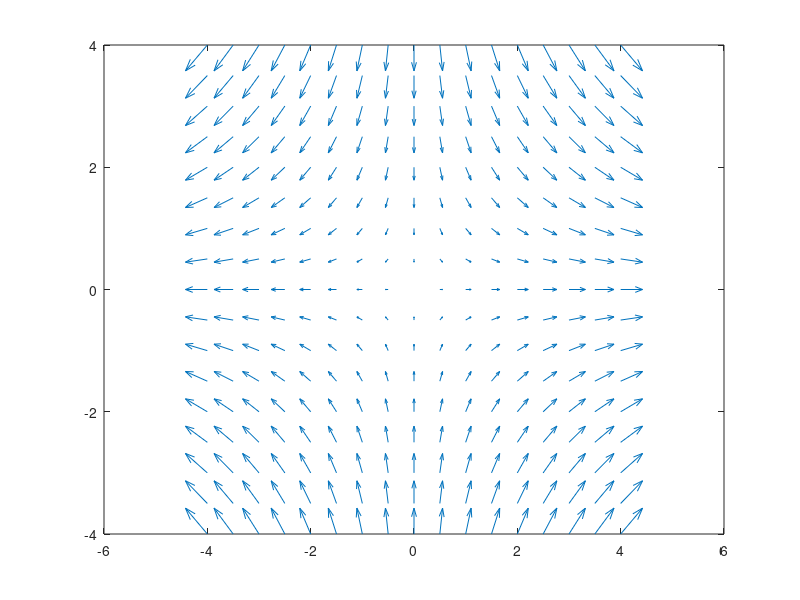
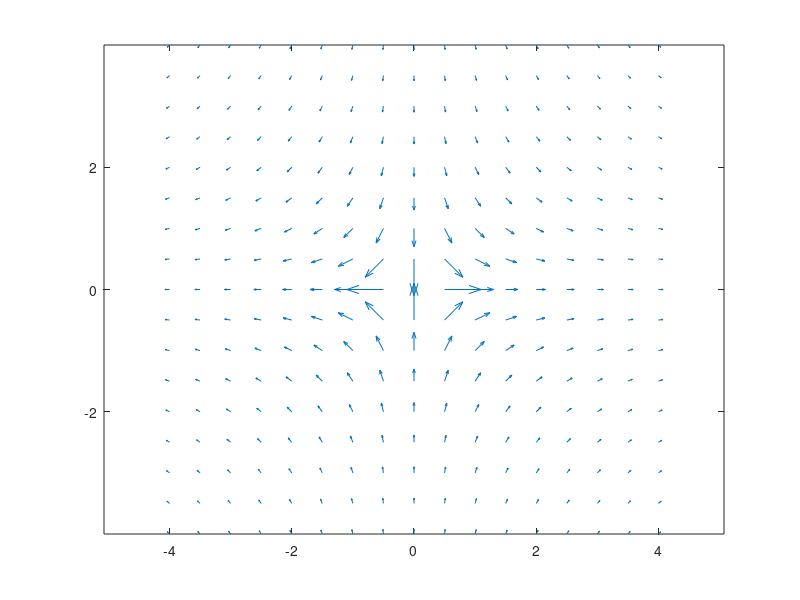

The MATLAB source for these figures, in order:
clear all;
clc;
range=4;
delta=0.5;
[x,y]=meshgrid(-range:delta:range,-range:delta:range);
z=x+y*i;
%z=conj(z);
z1=conj(z);
quiver(x,y,real(z1), imag(z1));
figure;
%z=z;
%z=z*(i+0.5);
z2=1./(z);
%z2=conj(1./(z));
z2(range/delta+1, range/delta+1)=0;
quiver(x,y,real(z2),imag(z2));
%figure;
%contour(x,y,real(z));
%figure;
%contour(x,y,imag(z));
%figure;
%contour(x,y,imag(z));
axis equal